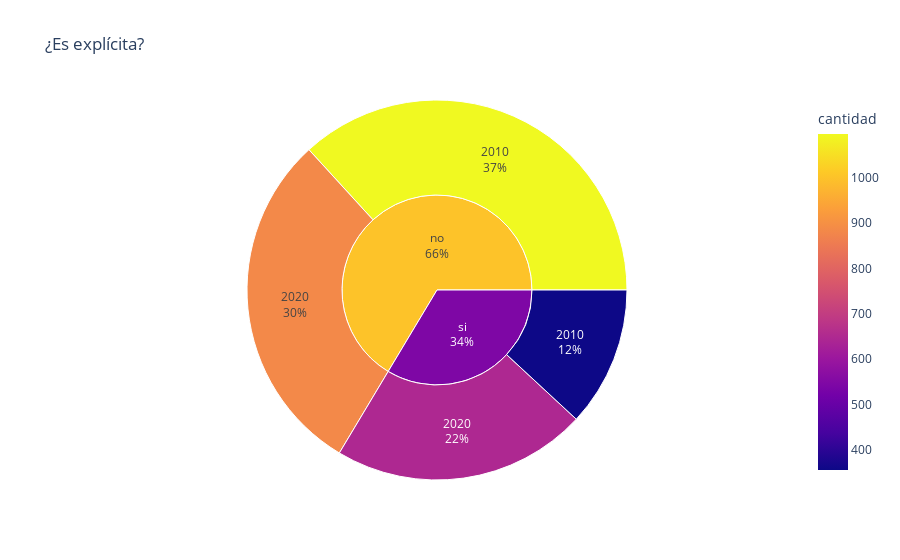

The notebook cell this image was saved under:
### Code cell
##Sunburst con los porcentajes generales de canciones explícitas
figExplicitAll = sunburstYearExplicit = px.sunburst(dfExplicit, title ='¿Es explícita?',
                                        path=['explicit', 'year'],
                                        values = 'cantidad',
                                        color = 'cantidad',
                                        labels = {'parent' : '','explicit': 'explícito', 'id' : 'Sección', 'labels' : 'Sección', 'cantidad_sum' : 'Total de entradas'}
                                        )
figExplicitAll.update_traces(textinfo="label+percent root", insidetextorientation='horizontal' )
                                        
figExplicitAll.show()

### Figure 1 — Plotly figure (JSON) as saved in the notebook; plotly's stock layout.template omitted (floating-point values rounded to 4 significant figures)
{"data": [{"branchvalues": "total", "customdata": [[1097], [355], [884], [647], [1002.0], [543.5]], "domain": {"x": [0, 1], "y": [0, 1]}, "hovertemplate": "Sección=%{id}<br>Total de entradas=%{value}<br>=%{parent}<br>cantidad=%{color}<extra></extra>", "ids": ["no/2010", "si/2010", "no/2020", "si/2020", "no", "si"], "insidetextorientation": "horizontal", "labels": ["2010", "2010", "2020", "2020", "no", "si"], "marker": {"coloraxis": "coloraxis", "colors": [1097, 355, 884, 647, 1002.0, 543.5]}, "name": "", "parents": ["no", "si", "no", "si", "", ""], "textinfo": "label+percent root", "type": "sunburst", "values": [1097, 355, 884, 647, 1981, 1002]}], "layout": {"coloraxis": {"colorbar": {"title": {"text": "cantidad"}}, "colorscale": [[0, "#0d0887"], [0.1111, "#46039f"], [0.2222, "#7201a8"], [0.3333, "#9c179e"], [0.4444, "#bd3786"], [0.5556, "#d8576b"], [0.6667, "#ed7953"], [0.7778, "#fb9f3a"], [0.8889, "#fdca26"], [1, "#f0f921"]]}, "legend": {"tracegroupgap": 0}, "title": {"text": "¿Es explícita?"}}}
